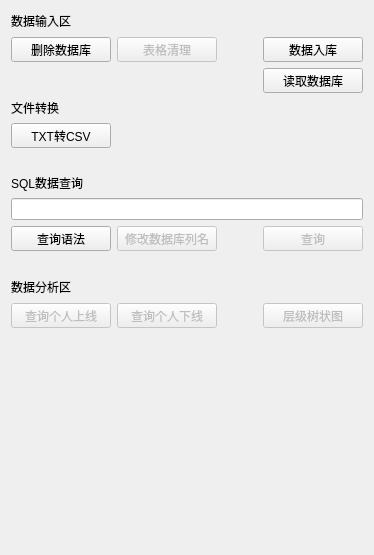
       <widget class="QWidget" name="data_tab">
        <attribute name="title">
         <string>数据分析</string>
        </attribute>
        <layout class="QVBoxLayout" name="verticalLayout_10">
         <item>
          <layout class="QHBoxLayout" name="horizontalLayout_13">
           <item>
            <widget class="QLabel" name="label_2">
             <property name="text">
              <string>数据输入区</string>
             </property>
            </widget>
           </item>
           <item>
            <spacer name="horizontalSpacer_14">
             <property name="orientation">
              <enum>Qt::Orientation::Horizontal</enum>
             </property>
             <property name="sizeHint" stdset="0">
              <size>
               <width>40</width>
               <height>20</height>
              </size>
             </property>
            </spacer>
           </item>
          </layout>
         </item>
         <item>
          <layout class="QHBoxLayout" name="horizontalLayout_37">
           <item>
            <widget class="QPushButton" name="db_clear">
             <property name="enabled">
              <bool>true</bool>
             </property>
             <property name="minimumSize">
              <size>
               <width>100</width>
               <height>25</height>
              </size>
             </property>
             <property name="maximumSize">
              <size>
               <width>100</width>
               <height>25</height>
              </size>
             </property>
             <property name="text">
              <string>删除数据库</string>
             </property>
            </widget>
           </item>
           <item>
            <widget class="QPushButton" name="list_clear">
             <property name="enabled">
              <bool>false</bool>
             </property>
             <property name="minimumSize">
              <size>
               <width>100</width>
               <height>25</height>
              </size>
             </property>
             <property name="maximumSize">
              <size>
               <width>100</width>
               <height>25</height>
              </size>
             </property>
             <property name="text">
              <string>表格清理</string>
             </property>
            </widget>
           </item>
           <item>
            <spacer name="horizontalSpacer_28">
             <property name="orientation">
              <enum>Qt::Orientation::Horizontal</enum>
             </property>
             <property name="sizeHint" stdset="0">
              <size>
               <width>40</width>
               <height>20</height>
              </size>
             </property>
            </spacer>
           </item>
           <item>
            <widget class="QPushButton" name="start_db_but">
             <property name="minimumSize">
              <size>
               <width>100</width>
               <height>25</height>
              </size>
             </property>
             <property name="maximumSize">
              <size>
               <width>100</width>
               <height>25</height>
              </size>
             </property>
             <property name="text">
              <string>数据入库</string>
             </property>
            </widget>
           </item>
          </layout>
         </item>
         <item>
          <layout class="QHBoxLayout" name="horizontalLayout_15">
           <item>
            <spacer name="horizontalSpacer_20">
             <property name="orientation">
              <enum>Qt::Orientation::Horizontal</enum>
             </property>
             <property name="sizeHint" stdset="0">
              <size>
               <width>40</width>
               <height>20</height>
              </size>
             </property>
            </spacer>
           </item>
           <item>
            <widget class="QPushButton" name="read_db">
             <property name="minimumSize">
              <size>
               <width>100</width>
               <height>25</height>
              </size>
             </property>
             <property name="maximumSize">
              <size>
               <width>100</width>
               <height>25</height>
              </size>
             </property>
             <property name="text">
              <string>读取数据库</string>
             </property>
            </widget>
           </item>
          </layout>
         </item>
         <item>
          <widget class="QLabel" name="label_22">
           <property name="text">
            <string>文件转换</string>
           </property>
          </widget>
         </item>
         <item>
          <layout class="QHBoxLayout" name="horizontalLayout_16">
           <item>
            <widget class="QPushButton" name="txt_csv">
             <property name="minimumSize">
              <size>
               <width>100</width>
               <height>25</height>
              </size>
             </property>
             <property name="maximumSize">
              <size>
               <width>100</width>
               <height>25</height>
              </size>
             </property>
             <property name="text">
              <string>TXT转CSV</string>
             </property>
            </widget>
           </item>
           <item>
            <spacer name="horizontalSpacer_19">
             <property name="orientation">
              <enum>Qt::Orientation::Horizontal</enum>
             </property>
             <property name="sizeHint" stdset="0">
              <size>
               <width>40</width>
               <height>20</height>
              </size>
             </property>
            </spacer>
           </item>
          </layout>
         </item>
         <item>
          <layout class="QHBoxLayout" name="horizontalLayout_40">
           <item>
            <spacer name="horizontalSpacer_33">
             <property name="orientation">
              <enum>Qt::Orientation::Horizontal</enum>
             </property>
             <property name="sizeHint" stdset="0">
              <size>
               <width>40</width>
               <height>20</height>
              </size>
             </property>
            </spacer>
           </item>
           <item>
            <spacer name="horizontalSpacer_34">
             <property name="orientation">
              <enum>Qt::Orientation::Horizontal</enum>
             </property>
             <property name="sizeHint" stdset="0">
              <size>
               <width>40</width>
               <height>20</height>
              </size>
             </property>
            </spacer>
           </item>
          </layout>
         </item>
         <item>
          <layout class="QVBoxLayout" name="verticalLayout_9">
           <item>
            <widget class="QLabel" name="label_14">
             <property name="text">
              <string>SQL数据查询</string>
             </property>
            </widget>
           </item>
           <item>
            <widget class="QLineEdit" name="db_str"/>
           </item>
           <item>
            <layout class="QHBoxLayout" name="horizontalLayout_23">
             <item>
              <widget class="QPushButton" name="select_yufa">
               <property name="enabled">
                <bool>true</bool>
               </property>
               <property name="minimumSize">
                <size>
                 <width>100</width>
                 <height>25</height>
                </size>
               </property>
               <property name="maximumSize">
                <size>
                 <width>100</width>
                 <height>25</height>
                </size>
               </property>
               <property name="text">
                <string>查询语法</string>
               </property>
              </widget>
             </item>
             <item>
              <widget class="QPushButton" name="revise_column_name">
               <property name="enabled">
                <bool>false</bool>
               </property>
               <property name="minimumSize">
                <size>
                 <width>100</width>
                 <height>25</height>
                </size>
               </property>
               <property name="maximumSize">
                <size>
                 <width>100</width>
                 <height>25</height>
                </size>
               </property>
               <property name="text">
                <string>修改数据库列名</string>
               </property>
              </widget>
             </item>
             <item>
              <spacer name="horizontalSpacer_31">
               <property name="orientation">
                <enum>Qt::Orientation::Horizontal</enum>
               </property>
               <property name="sizeHint" stdset="0">
                <size>
                 <width>40</width>
                 <height>20</height>
                </size>
               </property>
              </spacer>
             </item>
             <item>
              <widget class="QPushButton" name="db_select_but">
               <property name="enabled">
                <bool>false</bool>
               </property>
               <property name="minimumSize">
                <size>
                 <width>100</width>
                 <height>25</height>
                </size>
               </property>
               <property name="maximumSize">
                <size>
                 <width>100</width>
                 <height>25</height>
                </size>
               </property>
               <property name="text">
                <string>查询</string>
               </property>
              </widget>
             </item>
            </layout>
           </item>
           <item>
            <layout class="QHBoxLayout" name="horizontalLayout_25">
             <item>
              <spacer name="horizontalSpacer_21">
               <property name="orientation">
                <enum>Qt::Orientation::Horizontal</enum>
               </property>
               <property name="sizeHint" stdset="0">
                <size>
                 <width>40</width>
                 <height>20</height>
                </size>
               </property>
              </spacer>
             </item>
             <item>
              <spacer name="horizontalSpacer_22">
               <property name="orientation">
                <enum>Qt::Orientation::Horizontal</enum>
               </property>
               <property name="sizeHint" stdset="0">
                <size>
                 <width>40</width>
                 <height>20</height>
                </size>
               </property>
              </spacer>
             </item>
            </layout>
           </item>
          </layout>
         </item>
         <item>
          <layout class="QVBoxLayout" name="verticalLayout_2">
           <item>
            <layout class="QHBoxLayout" name="horizontalLayout_30">
             <item>
              <widget class="QLabel" name="label_15">
               <property name="text">
                <string>数据分析区</string>
               </property>
              </widget>
             </item>
             <item>
              <spacer name="horizontalSpacer_23">
               <property name="orientation">
                <enum>Qt::Orientation::Horizontal</enum>
               </property>
               <property name="sizeHint" stdset="0">
                <size>
                 <width>40</width>
                 <height>20</height>
                </size>
               </property>
              </spacer>
             </item>
            </layout>
           </item>
           <item>
            <layout class="QHBoxLayout" name="horizontalLayout_38">
             <item>
              <widget class="QPushButton" name="select_one_up">
               <property name="enabled">
                <bool>false</bool>
               </property>
               <property name="minimumSize">
                <size>
                 <width>100</width>
                 <height>25</height>
                </size>
               </property>
               <property name="maximumSize">
                <size>
                 <width>100</width>
                 <height>25</height>
                </size>
               </property>
               <property name="text">
                <string>查询个人上线</string>
               </property>
              </widget>
             </item>
             <item>
              <widget class="QPushButton" name="select_one_down">
               <property name="enabled">
                <bool>false</bool>
               </property>
               <property name="minimumSize">
                <size>
                 <width>100</width>
                 <height>25</height>
                </size>
               </property>
               <property name="maximumSize">
                <size>
                 <width>100</width>
                 <height>25</height>
                </size>
               </property>
               <property name="text">
                <string>查询个人下线</string>
               </property>
              </widget>
             </item>
             <item>
              <spacer name="horizontalSpacer_18">
               <property name="orientation">
                <enum>Qt::Orientation::Horizontal</enum>
               </property>
               <property name="sizeHint" stdset="0">
                <size>
                 <width>40</width>
                 <height>20</height>
                </size>
               </property>
              </spacer>
             </item>
             <item>
              <widget class="QPushButton" name="show_guanxi">
               <property name="enabled">
                <bool>false</bool>
               </property>
               <property name="minimumSize">
                <size>
                 <width>100</width>
                 <height>25</height>
                </size>
               </property>
               <property name="maximumSize">
                <size>
                 <width>100</width>
                 <height>25</height>
                </size>
               </property>
               <property name="text">
                <string>层级树状图</string>
               </property>
               <property name="autoDefault">
                <bool>false</bool>
               </property>
               <property name="default">
                <bool>false</bool>
               </property>
               <property name="flat">
                <bool>false</bool>
               </property>
              </widget>
             </item>
            </layout>
           </item>
           <item>
            <layout class="QHBoxLayout" name="horizontalLayout_39">
             <item>
              <spacer name="horizontalSpacer_29">
               <property name="orientation">
                <enum>Qt::Orientation::Horizontal</enum>
               </property>
               <property name="sizeHint" stdset="0">
                <size>
                 <width>40</width>
                 <height>20</height>
                </size>
               </property>
              </spacer>
             </item>
             <item>
              <spacer name="horizontalSpacer_30">
               <property name="orientation">
                <enum>Qt::Orientation::Horizontal</enum>
               </property>
               <property name="sizeHint" stdset="0">
                <size>
                 <width>40</width>
                 <height>20</height>
                </size>
               </property>
              </spacer>
             </item>
            </layout>
           </item>
          </layout>
         </item>
         <item>
          <spacer name="verticalSpacer_2">
           <property name="orientation">
            <enum>Qt::Orientation::Vertical</enum>
           </property>
           <property name="sizeHint" stdset="0">
            <size>
             <width>20</width>
             <height>196</height>
            </size>
           </property>
          </spacer>
         </item>
        </layout>
       </widget>
